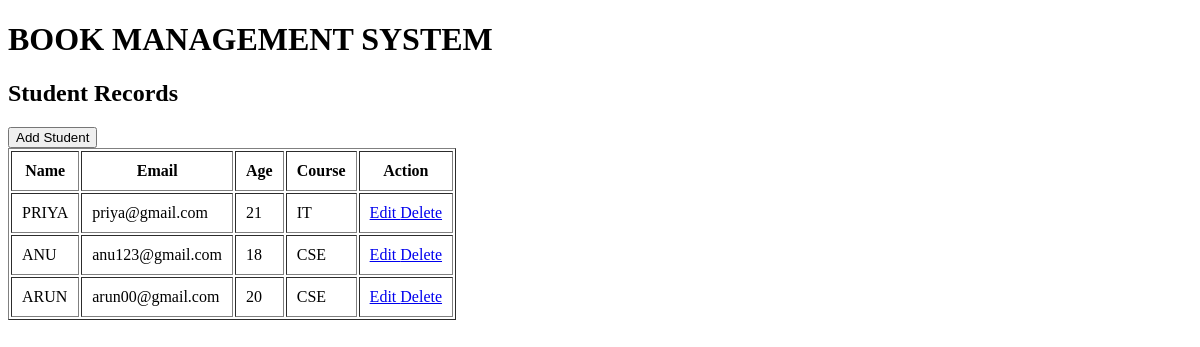
The app's page /, older data.
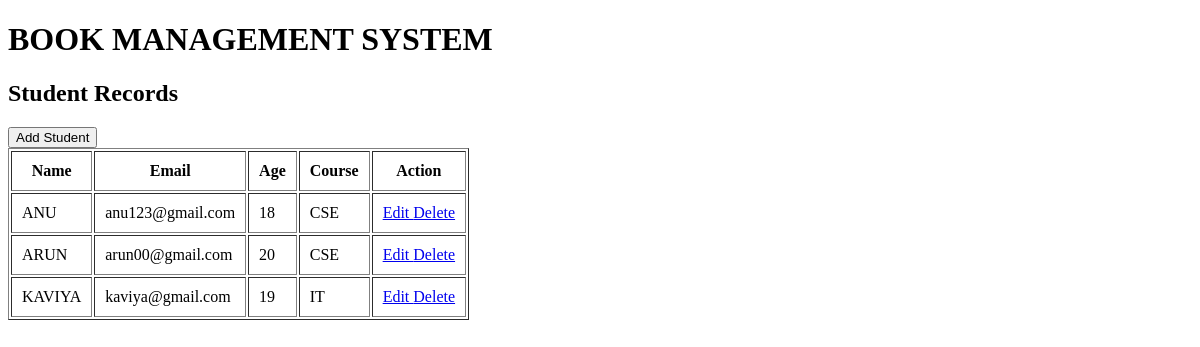
The same page, newer data.
### students/models.py (models this page shows, shortened)
class Student(models.Model):
    name = models.CharField(max_length=100)
    email = models.EmailField()
    age = models.IntegerField()
    course = models.CharField(max_length=100)

### students/views.py (the view)
# urls.py: path('', views.student_list,
def student_list(request):
    students = Student.objects.all()
    return render(request, 'students/student_list.html', {'students': students})

### students/Templates/students/student_list.Html (shortened to what this page needs)
<!DOCTYPE html>
<html>
<head>
</head>
<body>
    <h1>BOOK MANAGEMENT SYSTEM</h1>
    <h2>Student Records</h2>
    <a href="{% url 'student_create' %}">
        <button>Add Student</button>
    </a>
    <table border="1" cellpadding="10">
        <tr>
            <th>Name</th>
            <th>Email</th>
            <th>Age</th>
            <th>Course</th>
            <th>Action</th>
        </tr>
        {% for student in students %}
        <tr>
            <td>{{ student.name }}</td>
            <td>{{ student.email }}</td>
            <td>{{ student.age }}</td>
            <td>{{ student.course }}</td>
            <td>
                <a href="{% url 'student_update' student.id %}">
                    Edit
                </a>
                <a href="{% url 'student_delete' student.id %}">
                    Delete
                </a>
            </td>
        </tr>
        {% empty %}
        <tr>
            <td colspan="5">No student records available.</td>
        </tr>
        {% endfor %}
    </table>
</body>
</html>

Row changes from the older to the newer data that the page shows:
removed Student: name "PRIYA", email "priya@gmail.com", age "21", course "IT"
added Student: name "KAVIYA", email "kaviya@gmail.com", age "19", course "IT"
